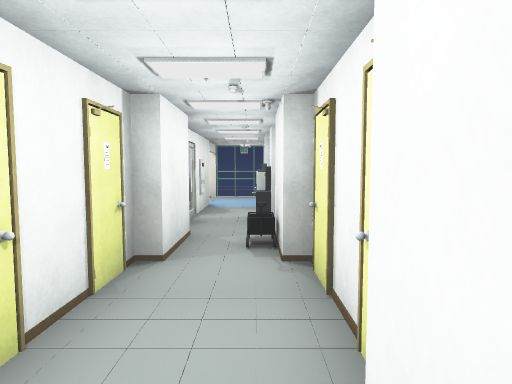
[1] (above)

14 first-person views from a walk through a scene from a Unity 3-D project. The camera is 1.4 m above the floor, tilts 4° down and sees 75° across. The floor is counted in squares, 1 m on a side. Each view is taken from the middle of a square. On the plan, view 1 faces up. The plan holds only what a view shows up to about 15 squares ahead; the rest is blank. The place goes on beyond the plan. Door leaves are left out, so doorways stand open. Some surface patterns are stand-ins.

[2]
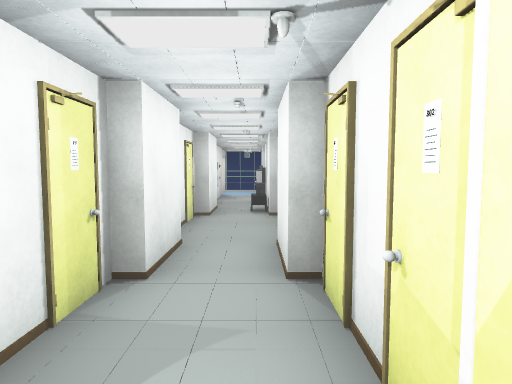

[3]
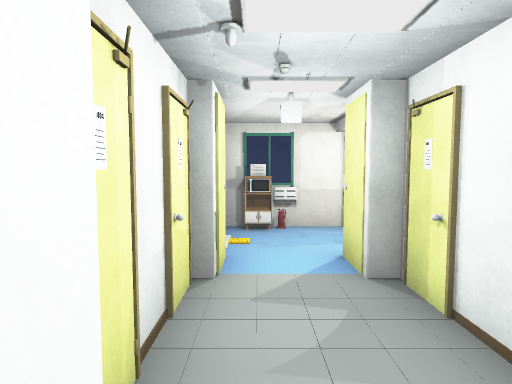

[4]
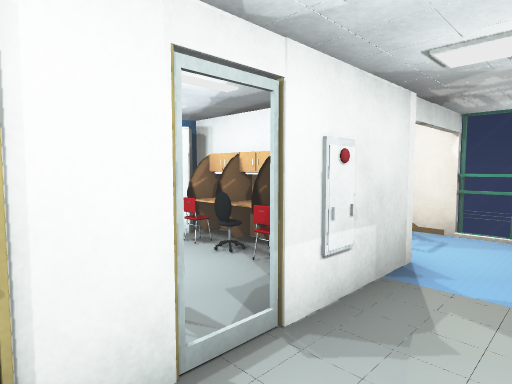

[5]
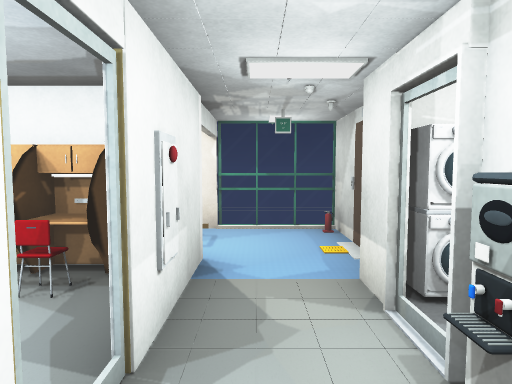

[6]
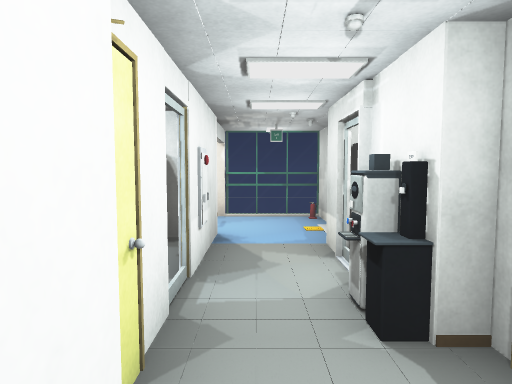

[7]
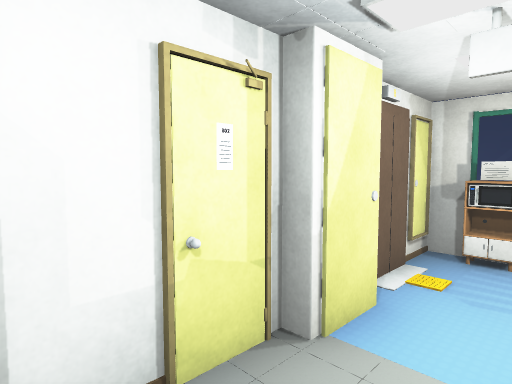

[8]
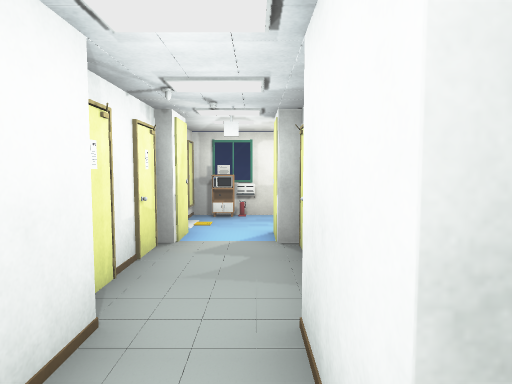

[9]
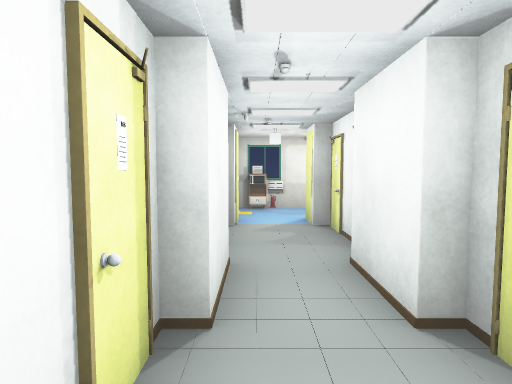

[10]
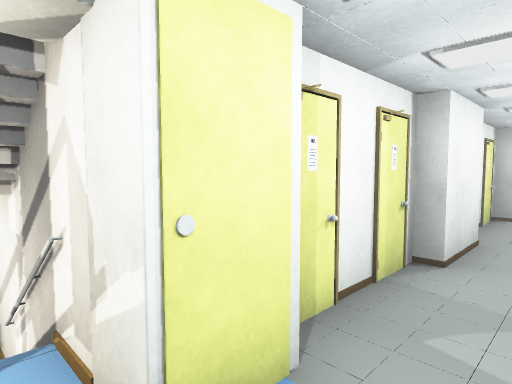

[11]
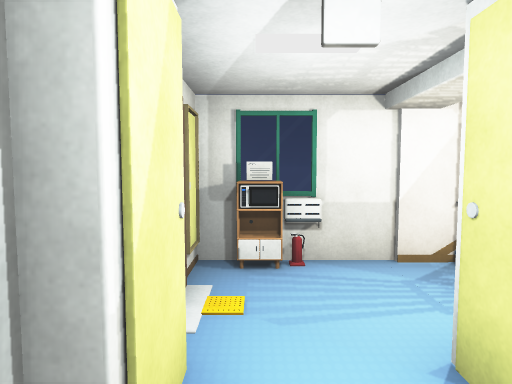

[12]
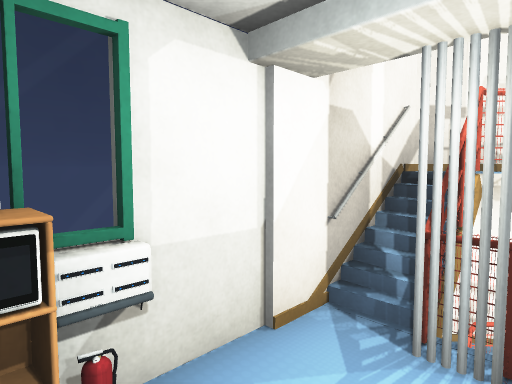

[13]
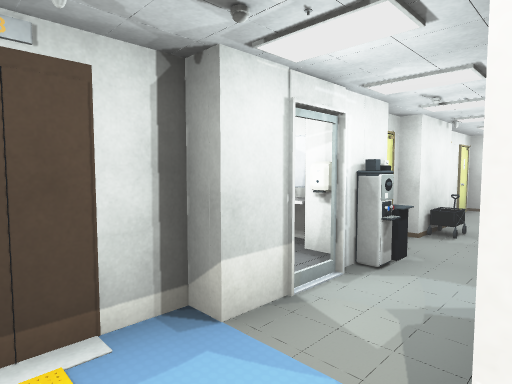

[14]
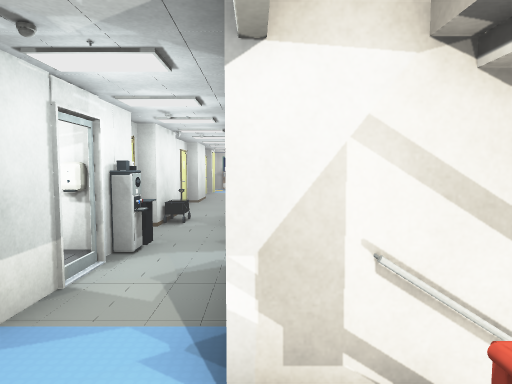

### Floor plan
Points are (right, up) in squares from view 1. A wall is a line through its corners. A room is listed if a view was taken in it or the views show most of it. See-through windows are left out.
Room 1 (views 1, 2, 3, 6, 7, 8, 9, 10, 11, 12)
walls: (-1.7, -1.2) (-1.9, -1.8); (-1.8, -3) (-1.7, -3.5); (0.4, -0.8) (0.4, 1.2); (0.7, -3.5) (0.9, -3); (0.8, -4.2) (0.8, -0.8); (0.8, 1.2) (0.8, 4.9); (0.4, -5.4) (0.4, -4.2); (-1, -7.8) (0.8, -7.8) (0.8, -5.9); (-1.1, -7.9) (-0.6, -7.7); (0.4, 4.9) (0.4, 7); (-4.9, -8) (-0.4, -8); (-5.3, -7.9) (-4.5, -8); (-1.4, 7) (-1.4, 4.9) (-1.8, 4.9) (-1.8, 1.2) (-1.4, 1.2) (-1.4, -0.8) (-1.8, -0.8) (-1.8, -4.2) (-1.4, -4.2) (-1.4, -5.3) (-5.5, -5.3)
low walls: (-2.7, -5.2) (-3.7, -5.5); (-4.5, -7.2) (-4.9, -8); (-3.9, -7.6) (-3, -7.9); (-4.3, -7.8) (-3, -7.9); (0.4, 5.8) (0, 5.8) (0, 6.5)
ways out: opening at (-1, 6) to room 2
objects: other object (-4, -7); other object (-3, -7); other object (0, -7)
Room 2 (views 4, 5)
walls: (0.4, 8.5) (0.4, 12.2); (0.4, 9.2) (0, 9.2) (0, 9.6); (0.9, 8.5) (0, 8.5); (0.8, 7) (0.8, 7.6); (-1.8, 10.5) (-1.8, 7.9)
low walls: (0, 8.5) (0, 9); (-0.1, 5.8) (0.4, 5.8)
ways out: opening at (-1, 6) to room 1; gap at (-1, 10.2)
Room 3 (views 13, 14)
walls: (-3.6, 13.1) (-1.8, 13.1) (-1.8, 10.5); (0.8, 12.5) (0.8, 15.7) (-2.9, 15.7)

Where each view was taken, in squares from view 1:
view 1: 0 up, 0 right, facing up
view 2: 5 down, 0 right, facing up
view 3: 0 up, 0 right, facing down
view 4: 8 up, 0 right, facing up-left
view 5: 8 up, 1 left, facing up
view 6: 6 up, 1 left, facing up
view 7: 2 down, 1 left, facing down-right
view 8: 2 up, 1 left, facing down
view 9: 4 up, 0 right, facing down
view 10: 6 down, 0 right, facing up-left
view 11: 3 down, 0 right, facing down
view 12: 6 down, 0 right, facing down-left
view 13: 14 up, 2 left, facing down-right
view 14: 15 up, 2 left, facing down
